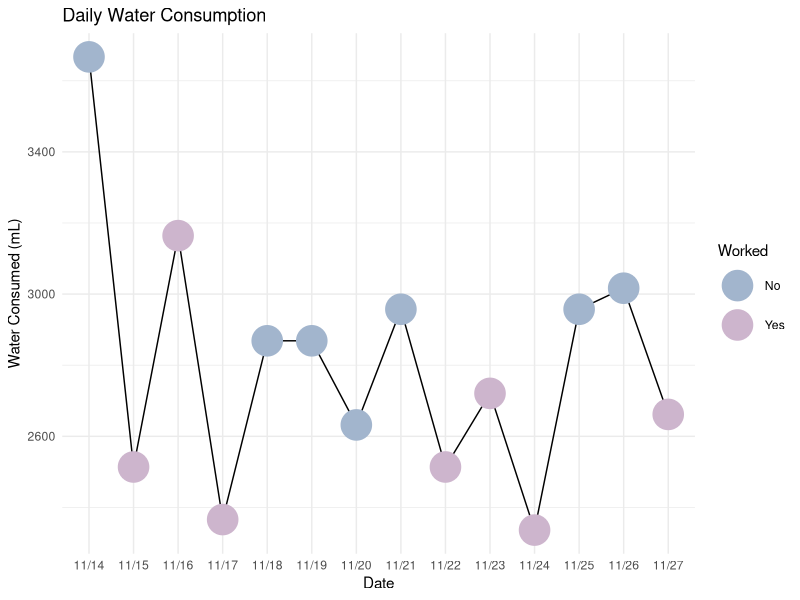
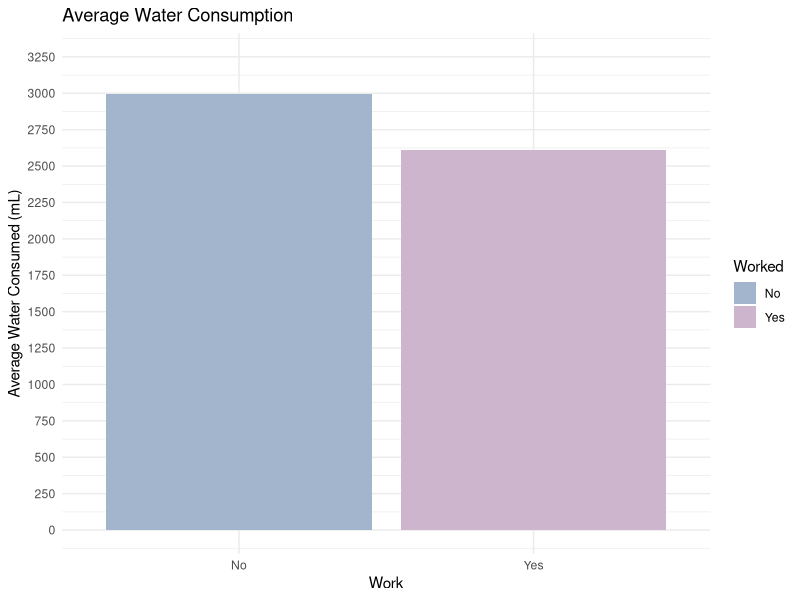
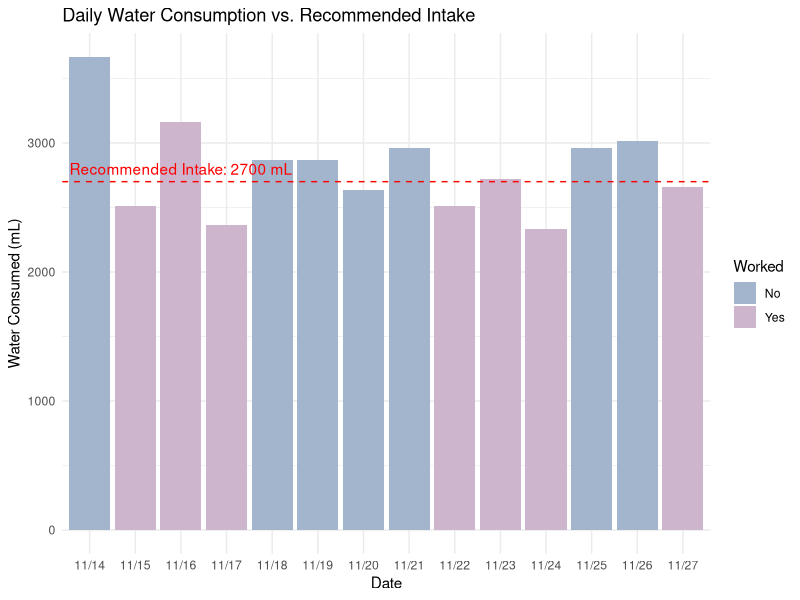

Generate these figures, in order, with R:
## ---- chunk 1
knitr::opts_chunk$set(echo = TRUE)
## ---- chunk 2
library(dplyr)

claim1 <- data.frame(
  Date = c("11/14", "11/15", "11/16", "11/17", 
           "11/18", "11/19", "11/20", "11/21", 
           "11/22", "11/23", "11/24", "11/25", 
           "11/26", "11/27"), 
  Worked = c("No", "Yes", "Yes", "Yes", "No", "No", "No", "No", 
             "Yes", "Yes", "Yes", "No", "No", "Yes"), 
  mLWater = c(3667.12, 2513.75, 3164.37, 2365.88, 2868.63, 2868.63, 
              2632.04, 2957.35, 2513.75, 2720.76, 2336.31, 2957.35, 
              3016.50, 2661.62)
)

# Calculate the mean of mLWater
mean_mLWater <- claim1 %>% 
  group_by(Worked) %>% 
  summarize(AverageWater = mean(mLWater), na.rm=TRUE)
mean_mLWater

t_test_result <- t.test(mLWater ~ Worked, data = claim1)
t_test_result
## ---- chunk 3
library(ggplot2)

claim1_graph <- claim1 %>% 
  ggplot(aes(x = Date, y = mLWater, group = 1)) + 
  geom_line() + 
  geom_point(aes(color=Worked), size=10) + 
  labs(title = "Daily Water Consumption",
       y = "Water Consumed (mL)",
       x = "Date") +
  scale_color_manual(values=c("No"="lightsteelblue3", "Yes"="thistle3")) +
  theme_minimal()
claim1_graph
## ---- chunk 4
claim1b <- data.frame(
  mLWater_Worked = c(2513.75, 3164.37, 2365.88, 2513.75, 2720.76, 2336.31, 2661.62), 
  mLWater_Not_Worked = c(3667.12, 2868.63, 2868.63, 2632.04, 2957.35, 2898.21, 3016.60)  
)

average_worked <- mean(claim1$mLWater_Worked, na.rm = TRUE)
average_not_worked <- mean(claim1$mLWater_Not_Worked, na.rm = TRUE)

plot1 <- data.frame(
  Worked = c("Yes", "No"),
  AverageWater = c(average_worked, average_not_worked)
)
plot1

t.test(claim1b$mLWater_Worked, claim1b$mLWater_Not_Worked, alternative = "less")

## ---- chunk 5
summary_data <- claim1 %>%
  group_by(Worked) %>%
  summarize(AverageWater = mean(mLWater, na.rm = TRUE))

ggplot(summary_data, aes(x = Worked, y = AverageWater, fill = Worked)) +
  geom_bar(stat = "identity") +
  labs(title = "Average Water Consumption",
       y = "Average Water Consumed (mL)",
       x = "Work") +
  theme_minimal() +
  scale_fill_manual(values = c("Yes" = "thistle3", "No" = "lightsteelblue3")) +
  scale_y_continuous(limits = c(0, 3250), breaks = seq(0, 3500, by = 250))
## ---- chunk 6
rec_intake <- 2700
ggplot(claim1, aes(x = Date, y = mLWater, fill = Worked)) +
  geom_bar(stat = "identity") +
  geom_hline(yintercept = rec_intake, linetype = "dashed", color = "red") +
  labs(title = "Daily Water Consumption vs. Recommended Intake",
       y = "Water Consumed (mL)",
       x = "Date") +
  theme_minimal() +
  scale_fill_manual(values = c("Yes" = "thistle3", "No" = "lightsteelblue3")) +
  annotate("text", x = 3, y = rec_intake + 100, 
           label = "Recommended Intake: 2700 mL", color = "red")
## ---- chunk 7
t.test(claim1$mLWater, mu=2700, alternative = "two.sided")
